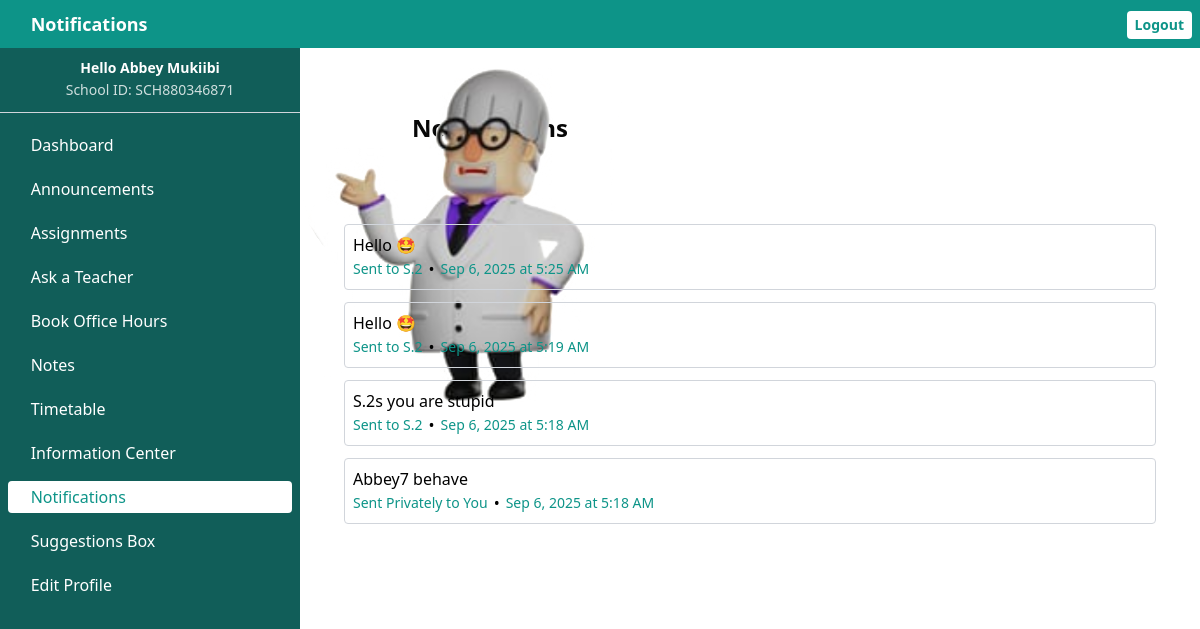
Screenshot of /student/fetch_notification.php (signed in) with the database file from the repository.
### tables this page shows
CREATE TABLE notifications (
            id INTEGER PRIMARY KEY AUTOINCREMENT,
            school_id VARCHAR(50) NOT NULL,
            student_id INTEGER,
            content TEXT NOT NULL,
            is_read INTEGER DEFAULT 0,
            created_at DATETIME DEFAULT CURRENT_TIMESTAMP, class_id TEXT,
            FOREIGN KEY (school_id) REFERENCES schools(school_id),
            FOREIGN KEY (student_id) REFERENCES students(id)
        );

### student/fetch_notification.php (the view, shortened to what this page needs)
<?php
require_once 'config.php';
function humanReadableDate($datetime) {
    $timestamp = strtotime($datetime);
    $now = time();
    $today = strtotime(date('Y-m-d', $now));
    $yesterday = strtotime('-1 day', $today);
    if (date('Y-m-d', $timestamp) === date('Y-m-d', $today)) {
        return 'Today at ' . date('g:i A', $timestamp);
    } elseif (date('Y-m-d', $timestamp) === date('Y-m-d', $yesterday)) {
        return 'Yesterday at ' . date('g:i A', $timestamp);
    } elseif ($timestamp >= strtotime('-6 days', $today)) {
        return date('l', $timestamp) . ' at ' . date('g:i A', $timestamp);
    } else {
        return date('M j, Y \a\t g:i A', $timestamp);
    }
}
$school_id = $_SESSION['school_id'] ?? '';
$student_id = $_SESSION['student_id'] ?? '';
$stmt = $conn->prepare("
SELECT * FROM notifications
WHERE school_id = :sid
AND (student_id = :stid OR class_id = :cid)
ORDER BY id DESC");
$stmt->bindValue(":sid", $school_id);
$stmt->bindValue(":cid", $_SESSION["grade_level"]);
$stmt->bindValue(":stid", $student_id);
$r = $stmt->execute();
?>
<!DOCTYPE html>
<html>
  <head>
 <link rel="stylesheet" href="../remixicon.css">
  </head>
  <body>
   <div class="sidebar fixed pt-14 top-0 w-1/2 bg-teal-800 h-screen overflow-y-scroll md:left-0 md:w-1/4 -left-1/2">
            <div class="sidebar-header border-b border-gray-300 flex flex-col justify-center text-center text-white items-center w-full gap-0.5">
                <p class="font-semibold text-sm">Hello <?php echo htmlspecialchars($_SESSION['student_name']); ?></p>
                <p class="opacity-80 mb-3 text-sm">School ID: <?php echo htmlspecialchars($_SESSION['school_id']); ?></p>
            </div>
            <nav class="flex pt-4 text-white flex-col gap-3 px-2 overflow-y-scroll">
              <a href="student_dashboard.php" class="menu-item rounded flex items-center">
<span class="text-2xl mr-1 ri-dashboard-fill"></span>
Dashboard
</a>
<a href="view_announcements.php" class="menu-item rounded flex items-center">
<span class="text-2xl mr-1 ri-megaphone-fill"></span>
Announcements
</a>
<a href="view_assignments.php" class="menu-item rounded flex items-center">
<span class="text-2xl mr-1 ri-sticky-note-fill "></span>
Assignments
</a>
<a href="ask_the_teacher.php" class="menu-item rounded flex items-center">
<span class="text-2xl mr-1 ri-question-fill "></span>
Ask a Teacher
</a>
<a href="book_office_hours.php" class="menu-item rounded flex items-center">
<span class="text-2xl mr-1 ri-calendar-check-fill"></span>
Book Office Hours
</a>
<a href="download_notes.php" class="menu-item rounded flex items-center">
<span class="ri-file-2-fill text-2xl mr-1 "></span>
Notes
</a>
 <a href="view_timetable.php" class="menu-item rounded flex items-center">
<span class="text-2xl ri-calendar-schedule-fill mr-1"></span>
Timetable
</a>
<a href="info_posts.php" class="menu-item rounded flex items-center">
<span class="text-2xl mr-1 ri-information-fill">️</span>
Information Center
</a>
<a href="fetch_notification.php" class="menu-item rounded flex items-center">
<span class="text-2xl mr-1 ri-notification-3-fill"></span>
Notifications
</a>
<a href="suggestions.php" class="menu-item rounded flex items-center">
<span class="text-2xl mr-1 ri-login-box-fill"></span>
Suggestions Box
</a>
<a href="edit_profile.php" class="menu-item rounded flex items-center">
<span class="text-2xl mr-1 ri-settings-fill "></span>
Edit Profile
</a>
            </nav>
        </div>
           <div class="md:w-3/4 md:relative md:left-1/4 md:px-8 pt-8 main-content">
            <div class="top-bar fixed top-0 bg-teal-600 left-0 max-w-screen w-full flex px-2 items-center justify-between text-white py-2 text-lg">
                <h2 onclick="showMenu()" class="font-bold gap-1 flex items-center"><span class="ri-menu-2-line text-2xl"></span>Notifications</h2>
                <form action="logout.php" method="POST" style="display: inline;">
                    <button type="submit" class="logout-btn text-sm bg-white text-teal-600 font-bold rounded py-1 px-2 ">Logout</button>
                </form>
            </div>
  <h2 class="my-10 relative -z-20 text-2xl pl-20 py-10 font-bold"><img src="../global/dd10.png" class="-top-1 -left-8 w-2/5 object-cover absolute object-center z-10">Notifications
  </h2>
      <?php if (empty($r->fetchArray(SQLITE3_ASSOC))): ?>
<i class="ri-cloud-off-fill text-9xl block text-center mt-20 text-gray-700 "></i>
        <p class="text-center text-teal-700 mb-20">No notifications yet at the moment.</p>    <?php else: ?>
<?php
while ($row = $r->fetchArray(SQLITE3_ASSOC)){
    $content = htmlspecialchars($row['content']);
    echo "<div class='border rounded border-gray-300 p-2  m-3 post'>
        <p>$content</p>
        <p class='flex items-center gap-1.5'>";
$st = $row["student_id"]?"Sent Privately to You":("Sent to ".$row["class_id"]);
    echo "<span class='text-teal-600 text-sm'>$st</span>";
    $dt= humanReadableDate($row['created_at']);
echo " • <span class='text-teal-600 text-sm'>$dt</span>";
    echo "</p>";
    echo "</div>";
}
?>
<?php endif;?>
 </div>
 </body>
</html>

### rows the page displays
notifications: content "Hello 🤩", st "Sent to S.2", created_at "Sep 6, 2025 at 5:25 AM"
notifications: content "Hello 🤩", st "Sent to S.2", created_at "Sep 6, 2025 at 5:19 AM"
notifications: content "S.2s you are stupid", st "Sent to S.2", created_at "Sep 6, 2025 at 5:18 AM"
notifications: content "Abbey7 behave", student "Sent Privately to You", created_at "Sep 6, 2025 at 5:18 AM"

### other values shown
$_SESSION['student_name'] "Abbey Mukiibi"
$_SESSION['school_id'] "SCH880346871"
